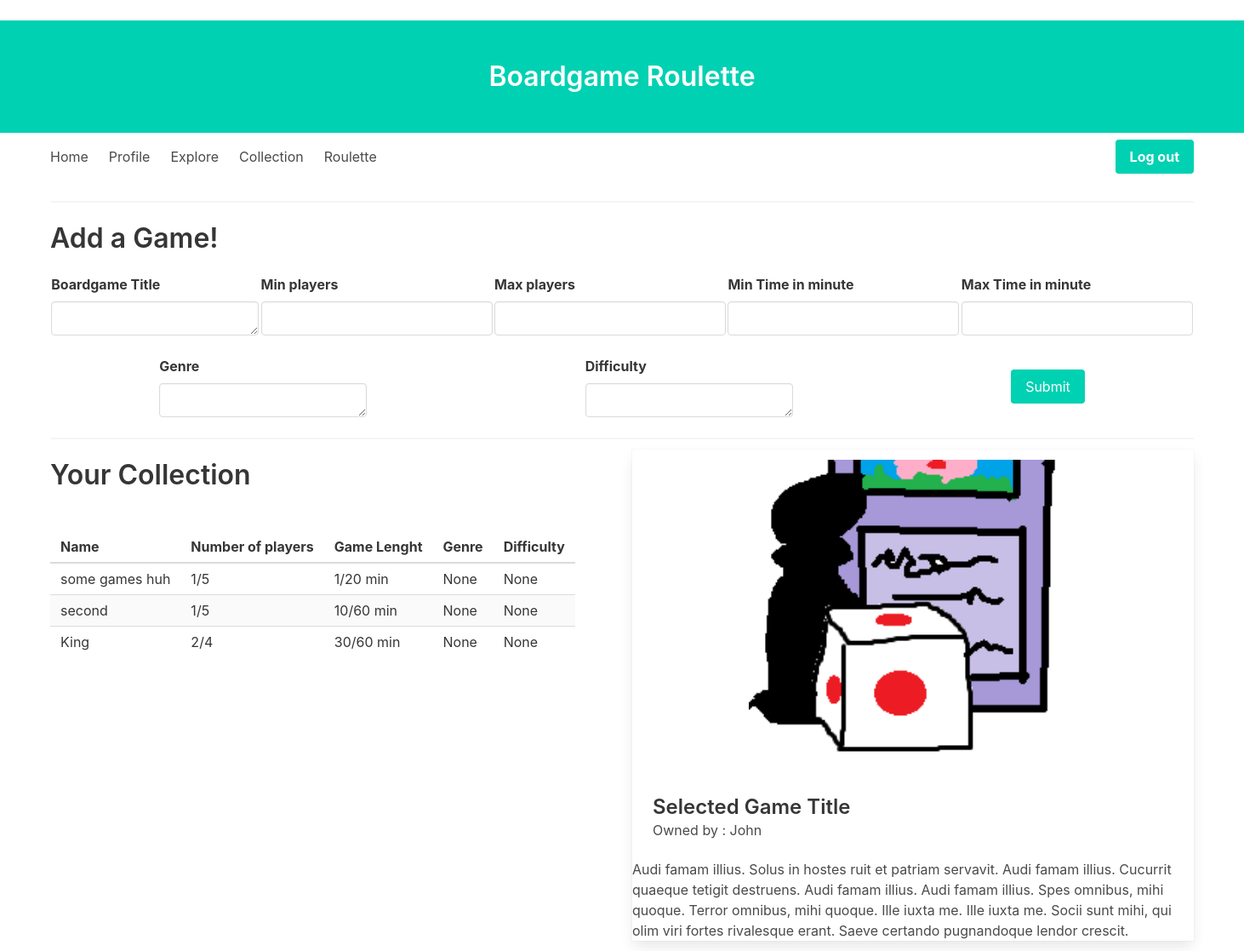
The app's page /collection (signed in), older data.
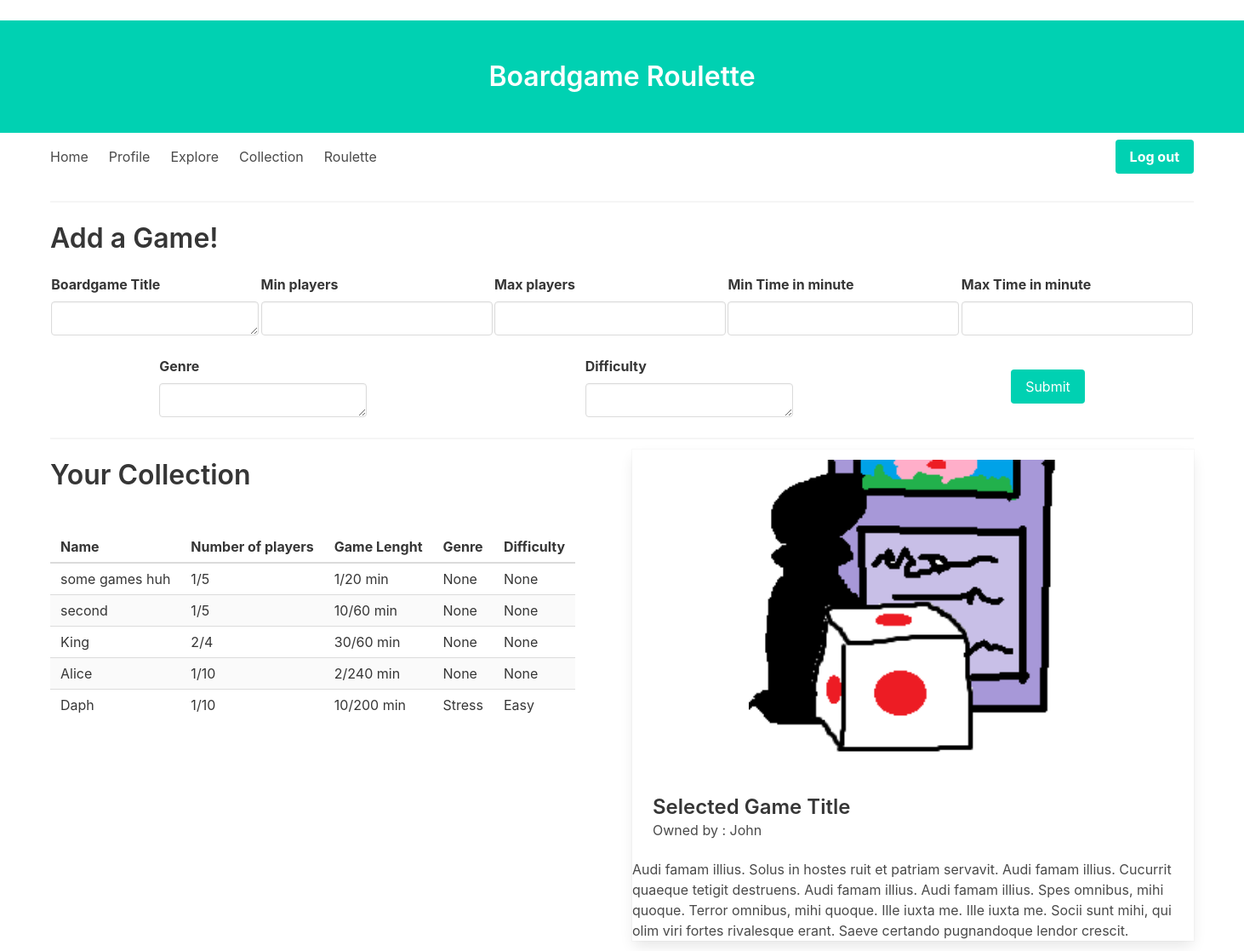
The same page, newer data.
### app/models.py (models this page shows, shortened)
class Boardgame(db.Model):
    id = db.Column(db.Integer, primary_key=True)
    title = db.Column(db.String(140))
    player_number_min = db.Column(db.Integer)
    player_number_max = db.Column(db.Integer)
    playtime_low = db.Column(db.Integer)
    playtime_max = db.Column(db.Integer)
    genre = db.Column(db.String(140))
    difficulty = db.Column(db.String(140))

### app/boardgame_views.py (the view, shortened to what this page needs)
@app.route("/collection", methods=["GET", "POST"])
@login_required
def collection():
    form = AddBoardgame()
    games = current_user.collection
    return render_template(
        "collection.html", title="Your collection", games=games, form=form
    )

### app/forms.py
class AddBoardgame(FlaskForm):
    title = TextAreaField(
        "Boardgame Title", validators=[DataRequired(), Length(min=1, max=140)]
    )
    player_number_min = IntegerField(
        "Min players", validators=[DataRequired(), NumberRange(min=1, max=None)]
    )
    player_number_max = IntegerField(
        "Max players", validators=[DataRequired(), NumberRange(min=1, max=None)]
    )
    playtime_low = IntegerField(
        "Min Time in minute", validators=[DataRequired(), NumberRange(min=0, max=None)]
    )
    playtime_max = IntegerField(
        "Max Time in minute", validators=[DataRequired(), NumberRange(min=0, max=None)]
    )
    genre = TextAreaField("Genre", validators=[DataRequired(), Length(min=1, max=140)])
    difficulty = TextAreaField("Difficulty", validators=[DataRequired(), Length(min=1, max=140)])
    submit = SubmitField("Add")

### app/models.py (called while the page is built)
@login.user_loader
def load_user(id):
    return User.query.get(int(id))

### app/user_views.py (called while the page is built)
@app.before_request
def before_request():
    if current_user.is_authenticated:
        current_user.last_seen = datetime.utcnow()
        db.session.commit()

### app/templates/collection.html (shortened to what this page needs)
﻿{% extends "base.html" %}
{% block content %}
{% macro input_field(field) -%}
    <div class="level-item">
        <div class="field">
            <label class="label">{{ field.label }}</label>
            <div class="control">
                {{ field(class_="input") }}
            </div>
        </div>
    </div>
{%- endmacro %}
    <div class="container">
    <h1 class="title">Add a Game!</h1>
        <form role="form" action="" method="post">
            <nav class="level">
                {{ input_field(field=form.title) }}
                {{ input_field(field=form.player_number_min) }}
                {{ input_field(field=form.player_number_max) }}
                {{ input_field(field=form.playtime_low) }}
                {{ input_field(field=form.playtime_max) }}
            </nav>
            <nav class="level">
                {{ input_field(field=form.genre) }}
                {{ input_field(field=form.difficulty) }}
                <div class="level-item">
                    <div class="field">
                        <p class="control">
                            <button class="button is-primary">
                                Submit
                            </button>
                        </p>
                    </div>
                </div>
            </nav>
        </form>
    </div>
<hr>
<section>
    <div class="columns">
    <div class="column">
        <h1 class="title">Your Collection</h1>
        <table class="table is-striped">
            <thead>
                <tr>
                    <th>Name</th>
                    <th>Number of players</th>
                    <th>Game Lenght</th>
                    <th>Genre</th>
                    <th>Difficulty</th>
                </tr>
            </thead>
            <tbody>
                {% for game in games %}
                {% include '_game.html' %}
                {% endfor %}
        </table>
    </div>
    <div class="column">
        <div class="card">
            <div class="columns">
                <div class="column is-one-fifth"></div>
                <div class="column is-three-fifths">
                    <figure class="image is-centered">
                        <img src="/static/icon.jpeg" alt="Placeholder image">
                    </figure>
                </div>
                <div class="column is-one-fifth"></div>
            </div>
            <div class="card-content">
                <div class="media-content">
                    <p class="title is-4">Selected Game Title</p>
                    <p class="subtitle is-6">Owned by : John</p>
                </div>
            </div>
            <div class="content">
            Audi famam illius.
            Solus in hostes ruit
            et patriam servavit.
            Audi famam illius.
            Cucurrit quaeque
            tetigit destruens.
            Audi famam illius.
            Audi famam illius.
            Spes omnibus, mihi quoque.
            Terror omnibus, mihi quoque.
            Ille
            iuxta me.
            Ille iuxta me.
            Socii sunt mihi,
            qui olim viri fortes
            rivalesque erant.
            Saeve certando pugnandoque
            lendor crescit.
            </div>
        </div>
    </div>
        </div>
</section>
{% endblock %}

### app/templates/_game.html (shortened to what this page needs)
    <tr>
        <td>
                {{ game.title }}
        </td>
        <td>
                {{ game.player_number_min }}/{{ game.player_number_max }}
        </td>
        <td>
                {{ game.playtime_low }}/{{ game.playtime_max }} min
        </td>
         <td>
                {{ game.genre }}
        </td>
         <td>
                {{ game.difficulty }}
        </td>
    </tr>

Row changes from the older to the newer data that the page shows:
added Boardgame: title "Alice", player_number_min "1", player_number_max "10", playtime_low "2", playtime_max "240", genre "None", difficulty "None"
added Boardgame: title "Daph", player_number_min "1", player_number_max "10", playtime_low "10", playtime_max "200", genre "Stress", difficulty "Easy"
